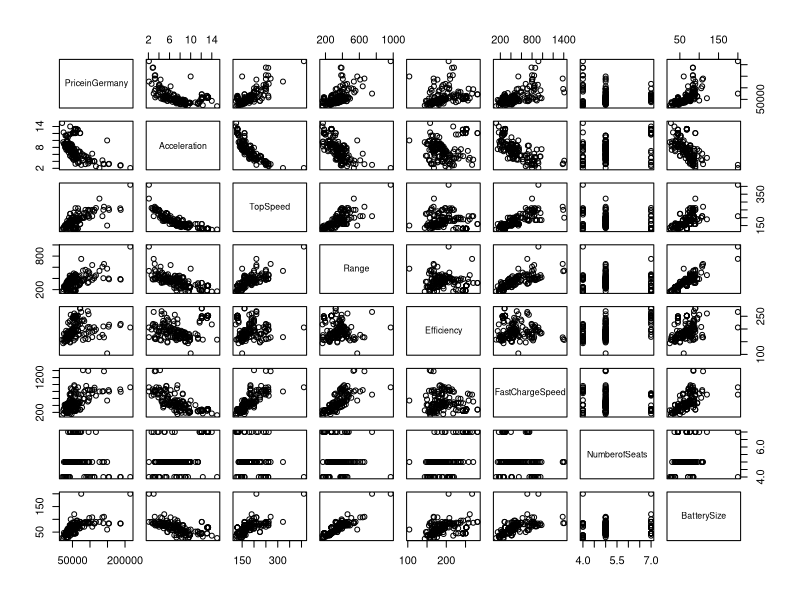
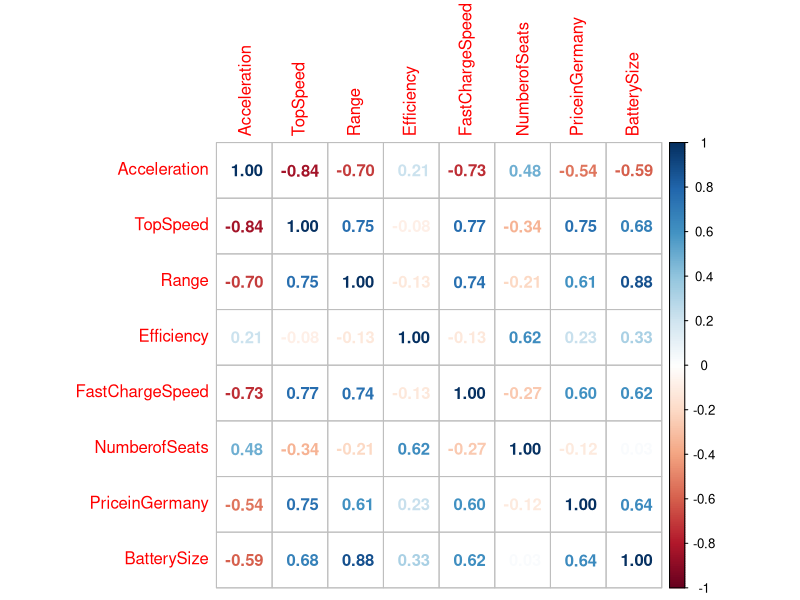
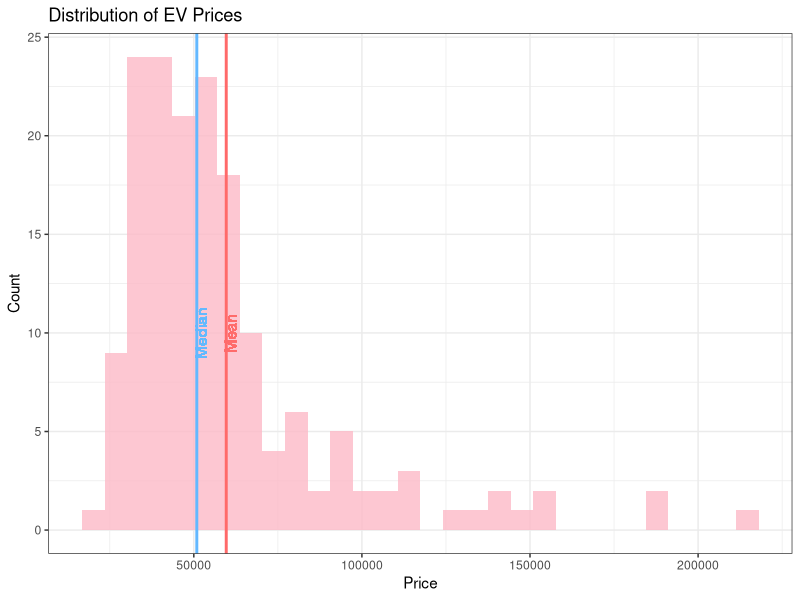
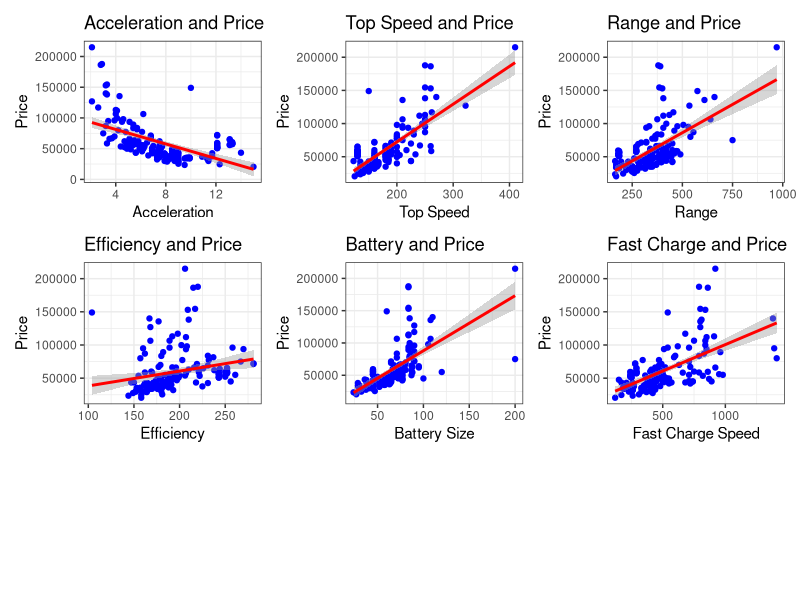
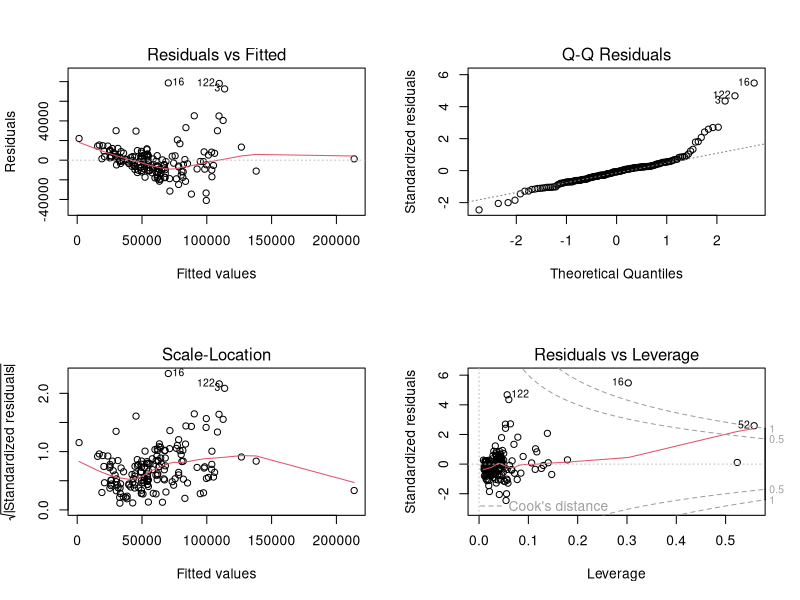
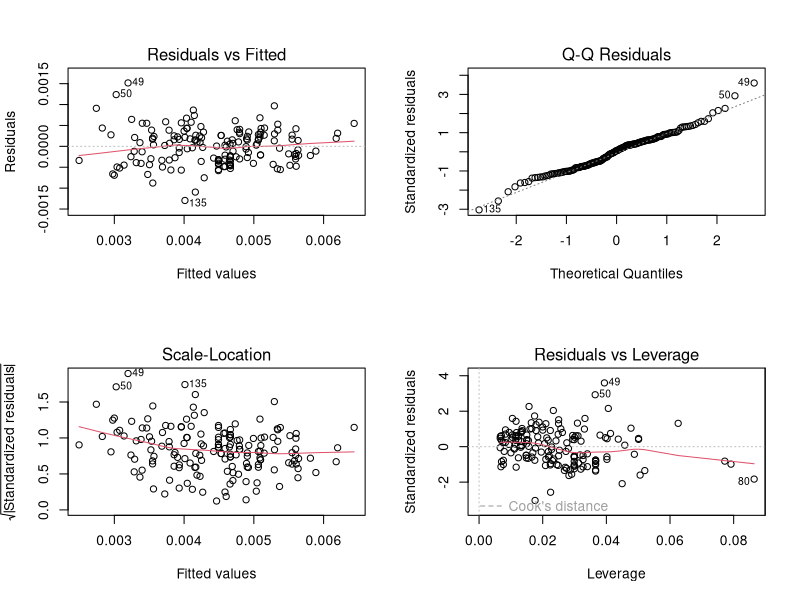

Reproduce these figures in R, in order.
## ---- chunk 1
knitr::opts_chunk$set(echo = TRUE)
library(tidyverse)
library(readxl)
library(MASS)
library(car)
library(corrplot)
library(patchwork)
library(leaps)
## ---- chunk 2
ev <- read_xlsx('Electric Vehicle Data/Cheapestelectriccars-EVDatabase.xlsx', 
                sheet = 'Cheapestelectriccars- UTF8')
## ---- chunk 3
# Convert Character Vectors into useable numeric vectors
ev$BatterySize <- as.numeric(gsub(".* ([0-9]{2,3}[.]*[0-9]*) kWh", "\\1", ev$Subtitle))
libra_strip <- gsub(".([0-9]{2,3},[0-9]{3})", "\\1", ev$PriceinUK) # strip the libra symbol
ev$PriceinUK <- as.numeric(gsub(",", "", libra_strip))
ev$Acceleration <- as.numeric(gsub(" sec", "", ev$Acceleration))
ev$TopSpeed <- as.numeric(gsub(" km/h", "", ev$TopSpeed))
ev$Range <- as.numeric(gsub(" km", "", ev$Range))
ev$Efficiency <- as.numeric(gsub(" Wh/km", "", ev$Efficiency))
ev$FastChargeSpeed <- as.numeric(gsub(" km/h", "", ev$FastChargeSpeed))
ev$Drive <- as.factor(ev$Drive)
ev$PriceinGermany <- as.numeric(ev$PriceinGermany)
ev <- ev[,-2] #removing subtitle column
## ---- chunk 4
# Limit ev to complete records, German Prices
ev <- ev[complete.cases(cbind(ev$FastChargeSpeed, ev$PriceinGermany)),]
attach(ev)
## ---- chunk 5
head(ev)
## ---- chunk 6
#summary of Battery Size
summary(BatterySize)
## ---- chunk 7
#summary of EV prices in Germany
summary(PriceinGermany)
## ---- chunk 8
#summary of Top speed
summary(TopSpeed)
## ---- chunk 9
#summary of Vehicle Range
summary(Range)
## ---- chunk 10
detach(ev)
ev_numeric <- ev[, -c(1,7,10 )] #Creating numeric data frame for correlation plots and removing price in UK
pairs(PriceinGermany~., ev_numeric)
## ---- chunk 11
corrplot(cor(ev_numeric), method = "number")
## ---- chunk 12
ggplot(ev_numeric, aes(x = PriceinGermany)) +    
  geom_histogram(alpha = 0.8,fill = "#fcb9c6") +
  geom_vline(aes(xintercept = mean(PriceinGermany)),col='indianred1',size=1)+ #Vertical Line for Mean
  geom_text(aes(x=mean(PriceinGermany) + 1250, label="Mean", y=10), colour="indianred1", angle=90) +
  geom_vline(aes(xintercept = median(PriceinGermany)),col='steelblue1',size=1)+ #Vertical Line for Median
  geom_text(aes(x=median(PriceinGermany) + 1250, label="Median", y=10), colour="steelblue1", angle=90) +
  labs(x= 'Price',y = 'Count', title = paste("Distribution of EV Prices")) +
  theme_bw()
## ---- chunk 13
v1 <- ggplot(ev_numeric, aes(x=Acceleration,y=PriceinGermany))+
  geom_point(color = "blue")+
  
  stat_smooth(aes(x=Acceleration,y=PriceinGermany),method="lm", color="red")+ #code for trend line
  theme_bw()+
  labs(x = 'Acceleration', 
       y = 'Price', 
       title = 'Acceleration and Price')

v2 <- ggplot(ev_numeric, aes(x=TopSpeed,y=PriceinGermany))+
  geom_point(color = "blue")+
  
  stat_smooth(aes(x=TopSpeed,y=PriceinGermany),method="lm", color="red")+ #code for trend line
  theme_bw()+
  labs(x = 'Top Speed', 
       y = 'Price', 
       title = 'Top Speed and Price')


v3 <- ggplot(ev_numeric, aes(x=Range,y=PriceinGermany))+
  geom_point(color = "blue")+
  
  stat_smooth(aes(x=Range,y=PriceinGermany),method="lm", color="red")+ #code for trend line
  theme_bw()+
  labs(x = 'Range', 
       y = 'Price', 
       title = 'Range and Price')


v4 <- ggplot(ev_numeric, aes(x=Efficiency,y=PriceinGermany))+
  geom_point(color = "blue")+
  
  stat_smooth(aes(x=Efficiency,y=PriceinGermany),method="lm", color="red")+ #code for trend line
  theme_bw()+
  labs(x = 'Efficiency', 
       y = 'Price', 
       title = 'Efficiency and Price')

v5 <- ggplot(ev_numeric, aes(x=BatterySize,y=PriceinGermany))+
  geom_point(color = "blue")+
  
  stat_smooth(aes(x=BatterySize,y=PriceinGermany),method="lm", color="red")+ #code for trend line
  theme_bw()+
  labs(x = 'Battery Size', 
       y = 'Price', 
       title = 'Battery and Price')

v6 <- ggplot(ev_numeric, aes(x=FastChargeSpeed,y=PriceinGermany))+
  geom_point(color = "blue")+
  
  stat_smooth(aes(x=FastChargeSpeed,y=PriceinGermany),method="lm", color="red")+ #code for trend line
  theme_bw()+
  labs(x = 'Fast Charge Speed', 
       y = 'Price', 
       title = 'Fast Charge and Price')

patch = v1 + v2 + v3 + v4 + v5 + v6 + plot_layout(ncol=3, nrow=3) #patching all graphs in one frame
patch
## ---- chunk 14
initial_model <- lm(PriceinGermany ~ Acceleration + TopSpeed + Range + Efficiency
                    + FastChargeSpeed + NumberofSeats + BatterySize, data = ev)
summary(initial_model)
par(mfrow = c(2,2))
plot(initial_model)
## ---- chunk 15
ev[c(16,52,122),]
## ---- chunk 16
ev <- ev[-16,]
## ---- chunk 17
# Transform response and numeric predictors
summary(powerTransform(cbind(PriceinGermany, Acceleration, TopSpeed, Range, Efficiency,
                             FastChargeSpeed, NumberofSeats, BatterySize) ~ 1, data = ev))
## ---- chunk 18
# Create model with transformed Data
transformed_model <- lm(I(PriceinGermany^-.5) ~ sqrt(Acceleration) + I(1/TopSpeed) + log(Range) +
                 log(Efficiency) + log(FastChargeSpeed) + log(BatterySize), data = ev)
summary(transformed_model)
## ---- chunk 19
vif(transformed_model)
## ---- chunk 20
# Perform Best Subset Selection on Transformed Data
transformed_model_subsets <- regsubsets(x = I(PriceinGermany^-.5) ~ sqrt(Acceleration) + I(1/TopSpeed)
                             + log(Range) +log(Efficiency) + log(FastChargeSpeed)
                             + log(BatterySize) + log(NumberofSeats), data = ev)
(transformed_model_subsets.summary <- summary(transformed_model_subsets))
(best_number_variables <- list("AIC" = which.min(transformed_model_subsets.summary$cp), "BIC" = which.min(transformed_model_subsets.summary$bic),
                              "R2adj" = which.max(transformed_model_subsets.summary$adjr2)))
## ---- chunk 21
# Create model with transformed Data, without FastChargeSpeed
subset_model <- lm(PriceinGermany^-.5 ~ I(1/TopSpeed) + 
                 log(Efficiency) + log(FastChargeSpeed), data = ev)
summary(subset_model)
par(mfrow = c(2,2))
plot(subset_model)
vif(subset_model)
